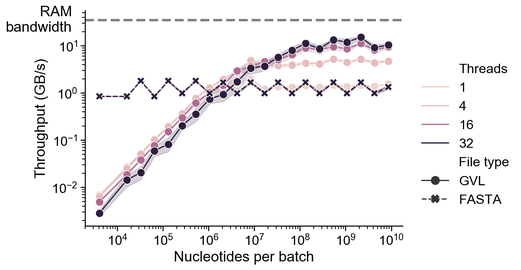
#> input picture figures/hap_throughput.png, 521 x 270 px, shrunk from 1347 x 698 before the run
$ python make_supp_fig1.py
#> lines starting #> are read from the running program, lines starting #| are printed output that depends on the picture
#! /usr/bin/env python3
"""Assemble Supplementary Figure 1 (A: haplotype throughput, B: track throughput).

Stacks the two panels produced by scripts/plot.py (figures/hap_throughput.png and
figures/track_throughput.png, both on the GVL 0.27.0 eager grid with the
same-hardware multi-threaded FASTA/pyBigWig baselines) into a single labeled
A/B figure, and writes it to text/images/supplement_image1.png for the
supplement. Re-run after plot.py whenever the underlying data changes.
"""

from pathlib import Path

import matplotlib.image as mpimg
import matplotlib.pyplot as plt

proj_dir = Path(__file__).resolve().parent.parent
fig_dir = proj_dir / "figures"
out_paths = [
    fig_dir / "supp_fig1_throughput.png",
    proj_dir / "text" / "images" / "supplement_image1.png",
]

panels = [fig_dir / "hap_throughput.png", fig_dir / "track_throughput.png"]
imgs = [mpimg.imread(p) for p in panels]
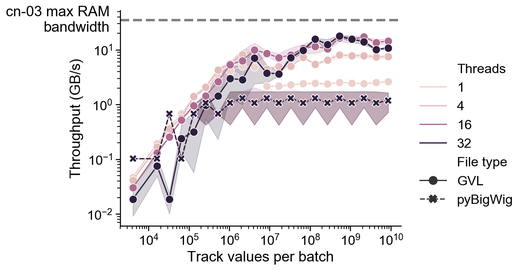
#> input picture figures/track_throughput.png, 525 x 270 px, shrunk from 1358 x 698 before the run
#> imgs = 2 items

# Height ratios from each panel's native aspect so neither is distorted.
fig_w = 7.0
heights = [fig_w * im.shape[0] / im.shape[1] for im in imgs]
#> heights = [3.63, 3.6]

fig, axes = plt.subplots(
    2, 1, figsize=(fig_w, sum(heights)), gridspec_kw={"height_ratios": heights}
)
for ax, im, label in zip(axes, imgs, ["A", "B"]):
    ax.imshow(im)
    ax.axis("off")
    ax.text(
        -0.01,
        1.0,
        label,
        transform=ax.transAxes,
        fontsize=20,
        fontweight="bold",
        va="top",
        ha="right",
    )
#> this loop made 2 passes
#> label on passes 1 to 2: 'A', 'B'

fig.subplots_adjust(left=0.04, right=1.0, top=1.0, bottom=0.0, hspace=0.02)
for out in out_paths:
    out.parent.mkdir(parents=True, exist_ok=True)
    fig.savefig(out, dpi=300, bbox_inches="tight")
    print(f"wrote {out}")
#> this loop made 2 passes
#> pass 1, `fig.savefig(out, dpi=300, bbox_inches="tight")`:
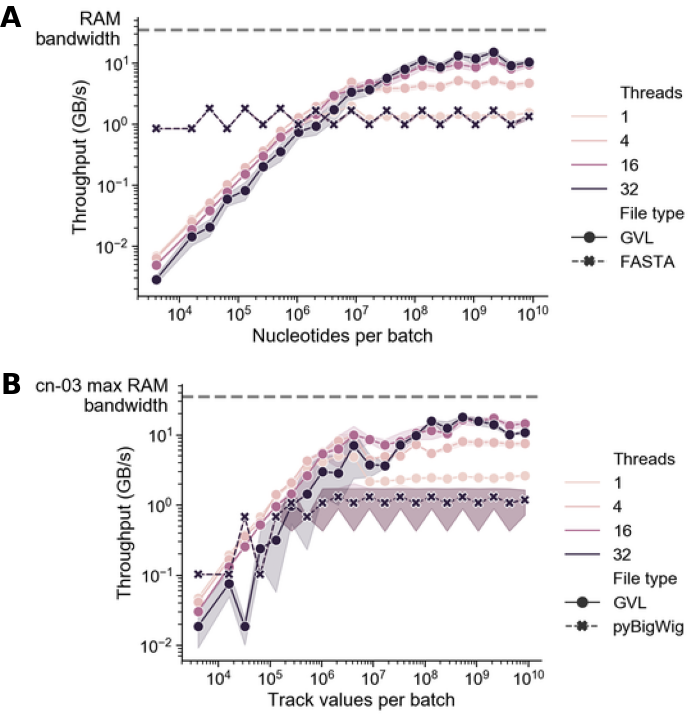
#> figure drawn by matplotlib, 2 panels
